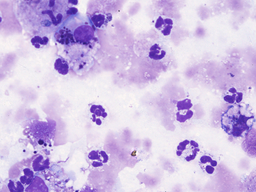
//> input picture images/bordel.tif, 256 x 192 px, shrunk from 1755 x 1315 before the run
$ ./labeling-color images/bordel.tif images/cassecouilles.tif images/cassecouilles.tif   (built with g++ and OpenCV 4)
//> lines starting //> are read from the running program, lines starting //| are printed output that depends on the picture
### root.hpp
#include <iostream>
#include <opencv2/opencv.hpp>

using namespace cv;
using namespace std;

### labeling-color.cpp
#include "root.hpp"

RNG rng(12345);

int _find(int p, int * roots)
{
  while (roots[p] != p)
    p = roots[p];
  return p;
}

int _union(int r0, int r1, int * roots)
{
  if (r0 == r1) return r0;
  if (r0 == -1) return r1;
  if (r1 == -1) return r0;
  if (r0 <  r1) {
    roots[r1] = r0;
    return r0;
  } else {
    roots[r0] = r1;
    return r1;
  }
}

int _add(int p, int r, int * roots)
{
  if (r == -1)
    roots[p] = p;
  else
    roots[p] = r;
  return roots[p];
}

void process(const char * imsname, const char * regname, const char * colorname)
{
//> called with imsname = "images/bordel.tif", regname = "images/cassecouilles.tif", colorname = "images/cassecouilles.tif"
  Mat ims = imread(imsname);
//> ims is the input picture: 192 rows x 256 cols, CV_8UC3; mean B, G, R 227, 189.9, 207.9
  if (!ims.data) {
    cerr << "Could not open or find the image corresponding to " << imsname << "\n" << endl;
    exit(EXIT_FAILURE);
  }

  if (ims.channels() == 3) cvtColor(ims, ims, CV_BGR2GRAY);
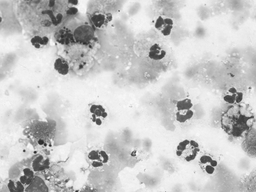
//> ims: 192 rows x 256 cols, CV_8UC1; min 38, max 253, mean 199.5

  int * roots = new int[ims.total()];
  int rows = ims.rows, cols = ims.cols;
//> rows = 192; cols = 256
  int p = 0, r;
  unsigned char * ps = ims.data;

  for (int i = 0; i < rows; i++) {
    for (int j = 0; j < cols; j++) {
      r = -1;
      if (j > 0 && (*(ps - 1) == (*ps)))
        r = _union( _find(p - 1, roots), r, roots);
      if ((i>0 && j>0) && (*(ps-1-cols) == (*ps)))
        r = _union( _find(p-1-cols, roots), r, roots);
      if (i>0 && (*(ps-cols) == (*ps)))
        r = _union(_find(p-cols, roots), r, roots);
      if ((j<(cols-1) && i>0) && (*(ps+1-cols) == (*ps)))
        r = _union(_find(p+1-cols, roots), r, roots);

      r = _add(p, r, roots);

      p++;
      ps++;
    }
  }
//> this loop made 192 passes
//> (r, p) on passes 1 to 3: (254, 256), (511, 512), (767, 768)
//> after the loop, r = 49151; p = 49152

  for (p = 0; p < rows * cols; p++) {
    roots[p] = _find(p, roots);
  }

  int l = 0;
  for (int i = 0; i < rows; i++) {
    for (int j = 0; j < cols; j++) {
      int p = i * cols + j;
      if (roots[p] == p)
        roots[p] = l++;
      else
	     roots[p] = roots[roots[p]];
    }
  }
//> this loop made 192 passes
//> l on passes 1 to 3: 234, 417, 608
//> after the loop, l = 34462; p = 49152

  cout << "labeling: " << l << " components detected" << endl;
//| labeling: 34462 components detected

  Mat color, reg;
  ims.copyTo(color);
  ims.copyTo(reg);

  int labels[l];
  unsigned int cpt = 0, factor;
  if (l < 50)
    factor = 5;
  else if (l < 80)
    factor = 3;
  else
    factor = 1;

  for (int i = 0; i < rows; i++)  {
    for (int j = 0; j < cols; j++) {
      int r = roots[j + i * cols];
      reg.at<unsigned char>(i,j) = (r * factor)%256; // Redundant labels if l > 256
      if (find(labels, labels + cpt, r) == labels + cpt) {
        labels[cpt] = r;
        cpt++;
      }
    }
  }
//> this loop made 192 passes
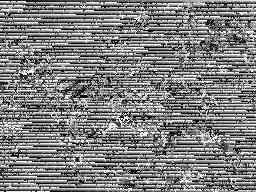
//> reg: 192 rows x 256 cols, CV_8UC1; min 0, max 255, mean 127
//> after the loop, cpt = 34462; r = 49151

  imwrite(regname, reg);

  cvtColor(color, color, CV_GRAY2BGR);
  cvtColor(color, color, CV_BGR2HSV);
//> color: 192 rows x 256 cols, CV_8UC3; mean H, S, V 0, 0, 199.5

  float step = 180 / (l + 1);
//> step = 0
  float hues[l];
  for (int i = 0; i < l; i++) {
    hues[i] = (i + 1) * step;
  }

  for (int i = 0; i < rows; i++)  {
    for (int j = 0; j < cols; j++) {
      int r = roots[j + i * cols];
      if (r) {
        unsigned int index = distance(labels, find(labels, labels + l, r));
        color.at<Vec3b>(i,j) = Vec3b(hues[index], 255, 255);
      }
    }
  }
//> color: 192 rows x 256 cols, CV_8UC3; mean H, S, V 0, 255, 255
//> after the loop, r = 49151

  cvtColor(color, color, CV_HSV2BGR);
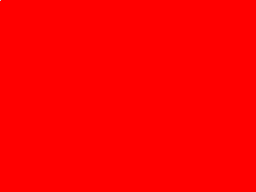
//> color: 192 rows x 256 cols, CV_8UC3; mean B, G, R 0, 0, 255

  imwrite(colorname, color);

  delete [] roots;
}

void usage(const char * s)
{
  cerr << "Usage: " << s << " input_img_path labeled_img_name colored_img_name" << endl;
  exit(EXIT_FAILURE);
}

#define param 3
int main(int argc, char * argv[])
{
  if (argc != (param + 1))
    usage(argv[0]);
  process(argv[1], argv[2], argv[3]);
  return EXIT_SUCCESS;
}

$ run again, on images/facile.tif
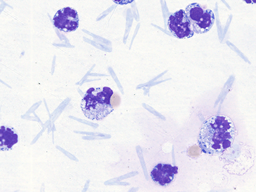
//> input picture images/facile.tif, 256 x 192 px, shrunk from 1749 x 1314 before the run
//> in process, ims is the input picture: 192 rows x 256 cols, CV_8UC3; mean B, G, R 240.3, 229.7, 231.6
//> in process, `if (ims.channels() == 3) cvtColor(ims, ims, CV_BGR2GRAY);`:
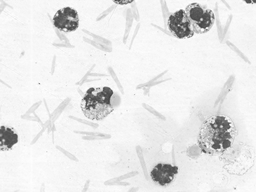
//> ims: 192 rows x 256 cols, CV_8UC1; min 64, max 255, mean 231.5
//> the loop in process, `for (int i = 0; i < rows; i++)` made 192 passes
//> (r, p) on passes 1 to 3: (255, 256), (511, 512), (767, 768)
//> after the loop in process, `for (int i = 0; i < rows; i++)`: r = 46330; p = 49152
//> the loop in process, `for (int i = 0; i < rows; i++)` made 192 passes
//> l on passes 1 to 3: 203, 327, 443
//> after the loop in process, `for (int i = 0; i < rows; i++)`: l = 26286; p = 49152
//| labeling: 26286 components detected
//> the loop in process, `for (int i = 0; i < rows; i++)` made 192 passes
//> after the loop in process, `for (int i = 0; i < rows; i++)`:
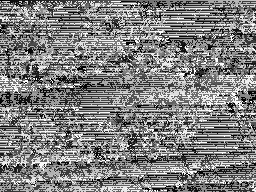
//> reg: 192 rows x 256 cols, CV_8UC1; min 0, max 255, mean 127.7
//> after the loop in process, `for (int i = 0; i < rows; i++)`: cpt = 26286; r = 46330
//> step = 0
//> after the loop in process, `for (int i = 0; i < rows; i++)`: r = 46330

$ run again, on images/simple.tif
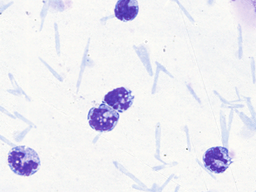
//> input picture images/simple.tif, 256 x 192 px, shrunk from 1749 x 1314 before the run
//> in process, ims is the input picture: 192 rows x 256 cols, CV_8UC3; mean B, G, R 242, 235.7, 236.3
//> in process, `if (ims.channels() == 3) cvtColor(ims, ims, CV_BGR2GRAY);`:
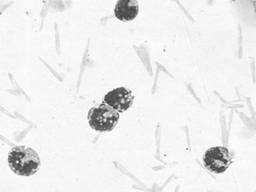
//> ims: 192 rows x 256 cols, CV_8UC1; min 63, max 255, mean 236.6
//> the loop in process, `for (int i = 0; i < rows; i++)` made 192 passes
//> (r, p) on passes 1 to 3: (255, 256), (511, 512), (767, 768)
//> after the loop in process, `for (int i = 0; i < rows; i++)`: r = 49151; p = 49152
//> the loop in process, `for (int i = 0; i < rows; i++)` made 192 passes
//> l on passes 1 to 3: 217, 366, 508
//> after the loop in process, `for (int i = 0; i < rows; i++)`: l = 23197; p = 49152
//| labeling: 23197 components detected
//> the loop in process, `for (int i = 0; i < rows; i++)` made 192 passes
//> after the loop in process, `for (int i = 0; i < rows; i++)`:
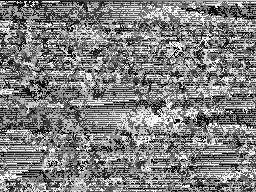
//> reg: 192 rows x 256 cols, CV_8UC1; min 0, max 255, mean 127
//> after the loop in process, `for (int i = 0; i < rows; i++)`: cpt = 23197; r = 49151
//> step = 0
//> after the loop in process, `for (int i = 0; i < rows; i++)`: r = 49151
